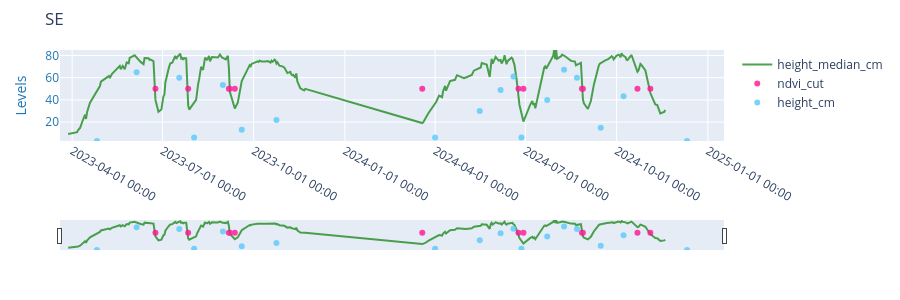

Source (notebook cell):
### Code cell
# review cut dates for main zone and modify in dictionary as needed
zone2 = ndvi_height[ndvi_height.zone==zone_secondary]
cut2 = ndvi_cuttings[ndvi_cuttings.zone==zone_secondary]

ed_plot.plotlystuff([zone2,cut2,  field_height], 
                    ['height_median_cm','ndvi_cut','height_cm'],
                     chrttypes= ['lines','markers', 'markers'],
                     chrttitle=zone)

### Figure 1 — Plotly figure (JSON) as saved in the notebook; plotly's stock layout.template omitted (floating-point values rounded to 4 significant figures; data arrays with more than 128 entries replaced by an {"elided": "..."} marker saying what was removed)
{"data": [{"line": {"color": "#228B22"}, "mode": "lines", "name": "height_median_cm", "opacity": 0.8, "type": "scatter", "x": {"elided": "217 str values"}, "y": {"elided": "217 float values"}, "yaxis": "y"}, {"line": {"color": "#FF1493"}, "mode": "markers", "name": "ndvi_cut", "opacity": 0.8, "type": "scatter", "x": ["2023-06-24T00:00:00", "2023-07-27T00:00:00", "2023-09-06T00:00:00", "2023-09-07T00:00:00", "2023-09-12T00:00:00", "2024-03-19T00:00:00", "2024-06-24T00:00:00", "2024-06-29T00:00:00", "2024-08-27T00:00:00", "2024-08-28T00:00:00", "2024-10-22T00:00:00", "2024-11-04T00:00:00"], "y": [50, 50, 50, 50, 50, 50, 50, 50, 50, 50, 50, 50], "yaxis": "y"}, {"line": {"color": "#5acafa"}, "mode": "markers", "name": "height_cm", "opacity": 0.8, "type": "scatter", "x": ["2023-04-26T00:00:00", "2023-06-05T00:00:00", "2023-07-18T00:00:00", "2023-08-02T00:00:00", "2023-08-31T00:00:00", "2023-09-19T00:00:00", "2023-10-24T00:00:00", "2024-04-01T00:00:00", "2024-05-16T00:00:00", "2024-06-06T00:00:00", "2024-06-19T00:00:00", "2024-06-27T00:00:00", "2024-07-23T00:00:00", "2024-08-09T00:00:00", "2024-08-22T00:00:00", "2024-09-15T00:00:00", "2024-10-08T00:00:00", "2024-12-11T00:00:00"], "y": [3, 64.9, 60, 6.1, 53.3, 13.1, 21.9, 6.1, 29.9, 48.8, 61, 6.1, 39.9, 67.1, 60, 14.9, 43.3, 3], "yaxis": "y"}], "layout": {"height": 300, "margin": {"b": 50, "l": 60, "r": 60, "t": 50}, "title": {"text": "SE"}, "xaxis": {"rangeslider": {"visible": true}, "tickformat": "%Y-%m-%d %H:%M", "type": "date"}, "yaxis": {"range": [3, 84.9], "tickfont": {"color": "#1f77b4"}, "title": {"font": {"color": "#1f77b4"}, "text": "Levels"}}}}
